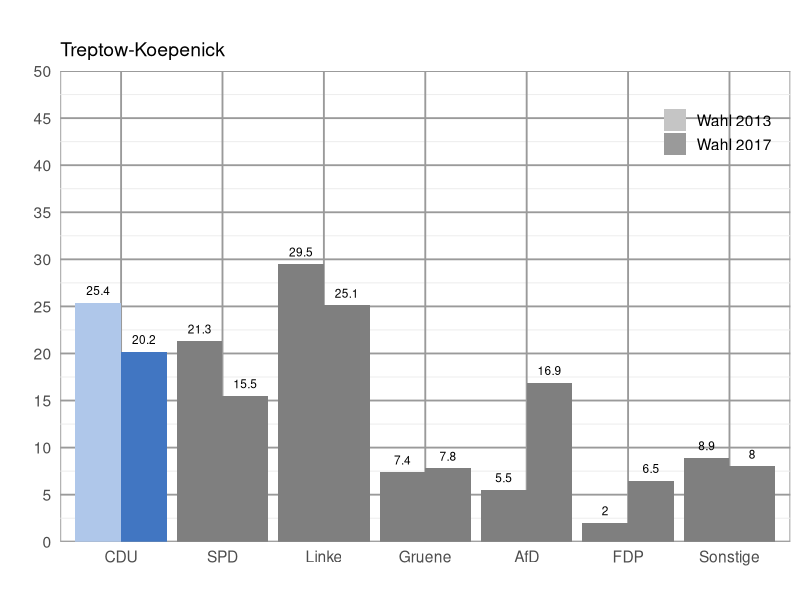

R code for this plot:
# libraries
require(dplyr)
require(ggplot2)
# current directory with required data
setwd("/Users/Jonas/Desktop/DataScience_BTW")

## import file
# dec="," so that comma seperated values are converted to decimal values
read.csv(file = "Zweitstimme_2017_2013.csv", sep = ";", dec=",") -> zweitstimme

## select "Wahlkreis == Mitte", save as new table "mitte"
# %>% ist eine chain, um Befehle von dplyr zu verbinden
zweitstimme %>% filter(Wahlkreis == "Treptow-Koepenick") -> treptowKoepenick

# open up a blank image that we want to save our chart in
png(filename = "84.png",
	width = 6,
	height = 4,
	units = "in",
	res = 200,
	# background is supposed to be transparent
	bg = "transparent")

## make combined dark and light color palette
# order: Afd, CDU, FDP, Gruene, Linke, Sonstige, SPD, Legende/Jahr
cols_dark <- c("#4176c2", "#000000", "#ffcc00", "#78bc1b", "#bd3075", "#707173", "#d71f1d", "#898989")
cols_light <- c("#afc7ea", "#7e7e7e", "#ffeda3", "#d4efaf", "#e293ba", "#cccccc", "#eb807f", "#B7B7B7")
colors <- c(rbind(cols_dark, cols_light))

## add a column that has a smaller number for the larger year and a larger number for the smaller year
# 10000-2017 = 7983 and 10000-2013 = 7987
# second row of table is now: CDU 2017     18.6  7983
# third row of table is now : CDU 2013     22.6  7987
table <- mutate(treptowKoepenick, order = 10000 - Jahr)

## reorder levels so they are in the order in which they are in the table
# factors are variables in R which take on a limited number of different values
# factors are stored as a vector of int values with a corresponding set of values to use when the factor is displayed
# to change the order in which the levels will be displayed the levels= argugment can be given a vector of the variable in desired order
table$Partei <- factor(table$Partei, levels = unique(table$Partei))


## the trick is to fill by a factor that combines the party name and the order (10000 - year)
# aes sets the genereal aesthetics of the bar
# fill= sets how the bars are colored; scale_file_manual specifies
ggplot(table, aes(x=Partei, group=Jahr, y=Ergebnis, fill=factor(paste0(Partei,order)))) + 
  geom_col(position="dodge") +
  scale_fill_manual(values = colors,
                    breaks = paste0(table$Partei[1], 10000-c(2017, 2013)),
                    labels = c("Wahl 2013", "Wahl 2017"),
                    name = "") +
  # "Wahlkreis" as title of bar chart
  ggtitle("", table$Wahlkreis) +
  # get rid of "Partei" as label for x axis
  xlab("") +
  # get rid of "Ergebnis" as label for y axis
  ylab("") +
  # breaks specificed by a numeric vector of positions in order to have 5 steps intervalls
  scale_y_continuous(limits = c(0, 50), expand = c(0, 0), breaks = c(0, 5, 10, 15, 20, 25, 30, 35, 40, 45, 50)) +
  # geom_text puts the election values on top of each bar
  # hjust = left or right relationg bar, vjust = height over bar
  # size = 3 is size of font
  geom_text(aes(label = table$Ergebnis, angle=0,hjust=0.5), size=3, position=position_dodge(width=0.9), vjust=-0.85) +
  # override the fill aes to get gray colors in the legend
  guides(fill = guide_legend(override.aes = list(fill = c("#C5C5C5", "#9A9A9A")))) +
  # standard theme: theme_minimal; 14 defines font size
  theme_minimal(14) +
  #sets the position of the legend by a numeric vector c(x,y) with x and y as coordinates  
  theme(legend.position = c(0.9, 0.9), rect = element_rect(fill = "transparent"),  
  		# frame of diagramm
  		panel.background = element_rect(colour = "#9A9A9A"),
  		panel.grid.minor = element_line(NULL),
  		# grid of diagram
   		panel.grid.major = element_line(colour = "#9A9A9A"),
   		panel.ontop = FALSE)
 
# save our image
dev.off()

